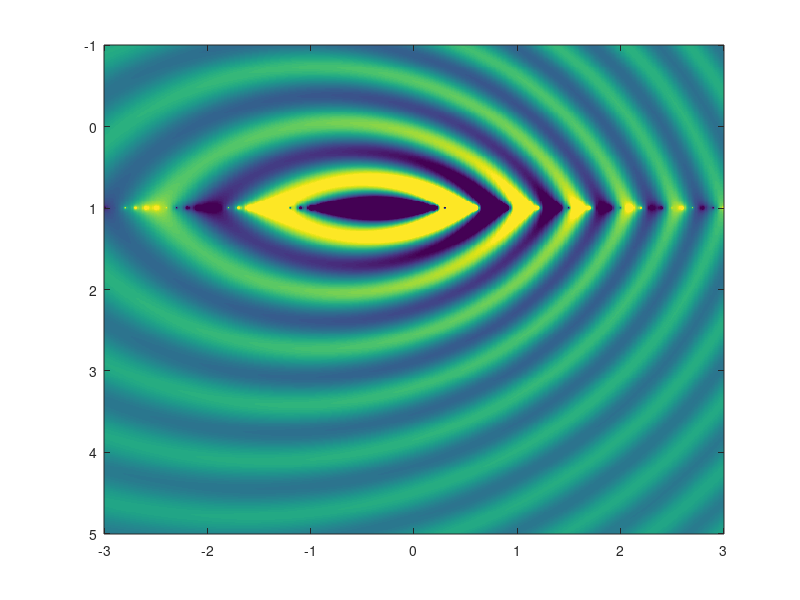

Recreate this plot in MATLAB. (Note: this script raises an error after producing the figure.)
%%%%%%%%%%%%%%%%%%%%%%%%%%%%%%%%%%%%%%%%%%%%%%%%%%%%%%%%%%%%%%%%%%%%%%%%%%%
% This work is supplementary material for the book                        %
%                                                                         %
% Jens Ahrens, Analytic Methods of Sound Field Synthesis, Springer-Verlag %
% Berlin Heidelberg, 2012, http://dx.doi.org/10.1007/978-3-642-25743-8    %
%                                                                         %
% It has been downloaded from http://soundfieldsynthesis.org and is       %
% licensed under a Creative Commons Attribution-NonCommercial-ShareAlike  %
% 3.0 Unported License. Please cite the book appropriately if you use     %
% these materials in your own work.                                       %
%                                                                         %
% (c) 2012 by Jens Ahrens                                                 %
%%%%%%%%%%%%%%%%%%%%%%%%%%%%%%%%%%%%%%%%%%%%%%%%%%%%%%%%%%%%%%%%%%%%%%%%%%%

clear;

subfigure = 'a'; % for Fig. 5.47(a)
%subfigure = 'b'; % for Fig. 5.47(b)

if ( subfigure == 'a' )
    v = 120; 
elseif ( subfigure == 'b' )
    v = 240;
end

f     = 500; 
t     = 0;
c     = 343; 
omega = 2*pi*f;
M     = v / c;
dx_0  = 0.1;
d_ref = 1;

% create spatial grid
X        = linspace( -3, 3, 500 );
Y        = linspace( -1, 5, 500 );
[ x, y ] = meshgrid( X, Y );
z        = 0;

% initialize s
s = zeros( size( x ) );

y_0 = 1;
z_0 = 0;

% loop over secondary sources (Eq. (5.69))
for x_0 = -5 : dx_0 : 5

    disp( [ 'Processing secondary source at x_0 = ' num2str( x_0, '%0.1f' ) ' m.' ] ); 
    
    r_0 = sqrt( ( x - x_0 ).^2 + ( y - y_0 ).^2 + ( z - z_0 ).^2  );
    
    % Eq. (5.58) and (5.69)
    Delta = sqrt( ( x_0 - v * ( t - r_0/c ) ).^2  + ( y_0.^2 + z_0.^2 ) .* ( 1 - M^2 ) );

    % Eq. (5.57) and (5.69)
    tau = ( M .* ( x_0 - v * ( t - r_0/c ) ) + Delta ) / ( c * ( 1 - M^2 ) );

    % Eq. (5.66), (5.69), and (3.93)
    d = sqrt( 2*pi*d_ref / ( 1i * omega/c ) ) .* 2 * y_0 ./ Delta .* ( ( 1 - M^2 ) ./ Delta + 1/c * 1i*omega ) .* exp( 1i .* omega .* ( t - r_0/c - tau ) ) ./ Delta;
    s = s + 1 / (4*pi) .* d ./ r_0;

end
    
% normalize
s = s ./ abs( s( end/2, end/2 ) );

figure;
imagesc( X, Y, real( s ), [ -1.5 1.5 ] );
turn_imagesc;
axis square;
colormap gray;
revert_colormap;

hold on;
% plot secondary sources
plot( ( -3 : dx_0 : 3 ), y_0, 'kx' )
% plot position of virtual source
plot( 0, 0, 'k.' )
hold off;

xlabel( 'x (m)' )
ylabel( 'y (m)' )

graph_defaults;
